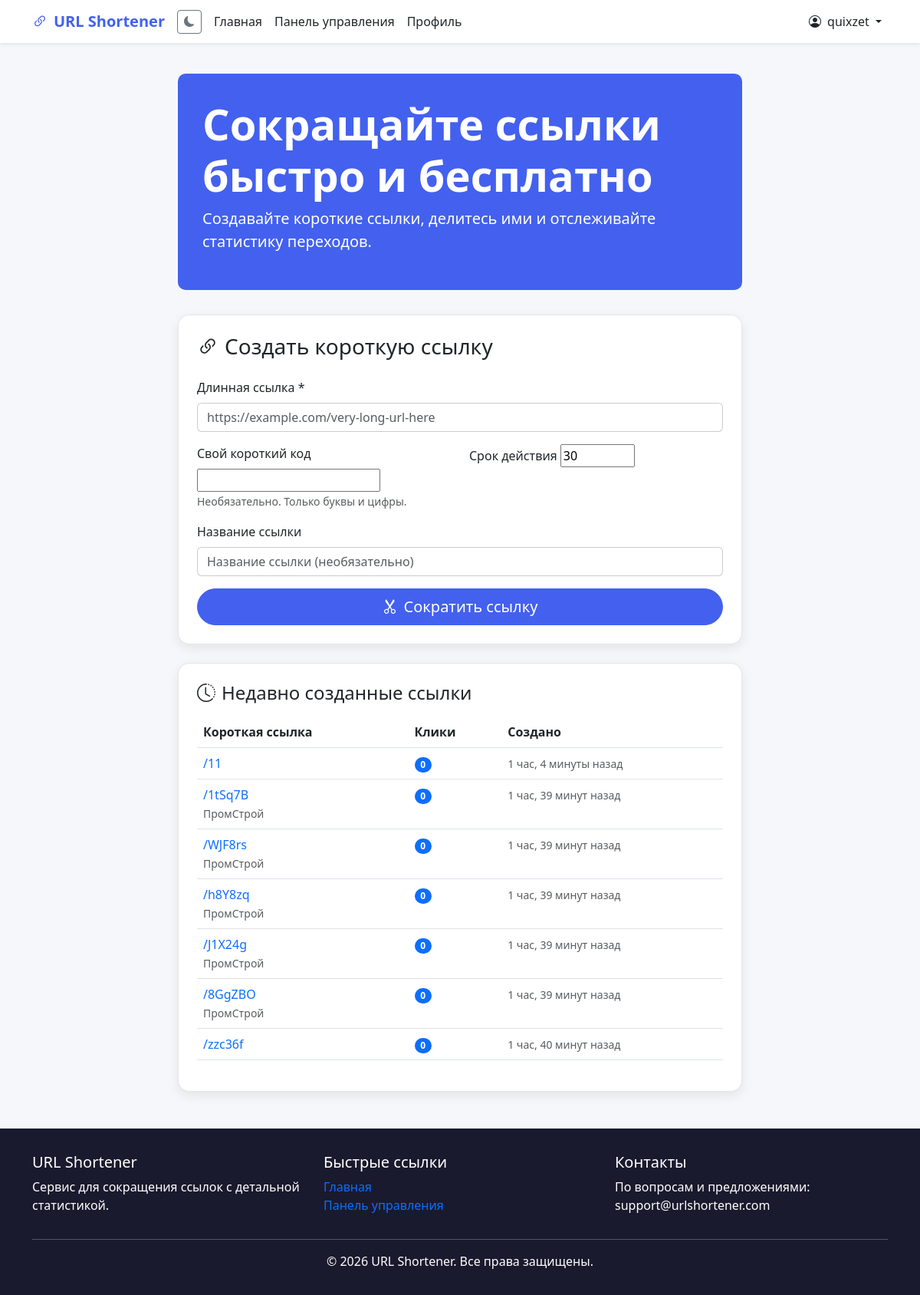
The app's page / (signed in) with its own data.
### shortener/models.py (models this page shows, shortened)
class ShortenedURL(models.Model):
    original_url = models.URLField(max_length=2000, verbose_name="Оригинальный URL")
    short_code = models.CharField(max_length=20, unique=True, verbose_name="Короткий код")
    title = models.CharField(max_length=200, blank=True, verbose_name="Название ссылки")
    description = models.TextField(blank=True, verbose_name="Описание")
    created_at = models.DateTimeField(auto_now_add=True, verbose_name="Создано")
    updated_at = models.DateTimeField(auto_now=True, verbose_name="Обновлено")
    expires_at = models.DateTimeField(null=True, blank=True, verbose_name="Истекает")
    click_count = models.PositiveIntegerField(default=0, verbose_name="Кликов")
    last_clicked = models.DateTimeField(null=True, blank=True, verbose_name="Последний клик")
    user = models.ForeignKey(User, on_delete=models.CASCADE, null=True, blank=True,
                            verbose_name="Пользователь", related_name='shortened_urls')
    is_active = models.BooleanField(default=True, verbose_name="Активна")
    password = models.CharField(max_length=100, blank=True, verbose_name="Пароль (опционально)")
    is_private = models.BooleanField(default=False, verbose_name="Приватная ссылка")
    tags = models.CharField(max_length=200, blank=True, verbose_name="Теги (через запятую)")
    qr_code = models.ImageField(upload_to='qr_codes/', null=True, blank=True, verbose_name="QR код")
    class Meta:
        verbose_name = "Сокращенная ссылка"
        verbose_name_plural = "Сокращенные ссылки"
        ordering = ['-created_at']
        indexes = [
            models.Index(fields=['short_code']),
            models.Index(fields=['user', 'created_at']),
            models.Index(fields=['is_active', 'expires_at']),
        ]
    def get_short_url(self, request=None):
        if request:
            return request.build_absolute_uri(f'/{self.short_code}')
        return f'/{self.short_code}'

### shortener/views.py (the view)
# urls.py: path('', views.home, name='home'),
def home(request):
    context = {
        'theme': get_user_theme(request)
    }
    if request.method == 'POST':
        if request.user.is_authenticated and hasattr(request.user, 'profile') and request.user.profile.show_advanced_options:
            form = AdvancedURLShortenForm(request.POST)
        else:
            form = URLShortenForm(request.POST)
        if form.is_valid():
            shortened_url = form.save(user=request.user if request.user.is_authenticated else None)
            if QRCODE_AVAILABLE:
                try:
                    qr = qrcode.make(shortened_url.get_short_url(request))
                    buffer = BytesIO()
                    qr.save(buffer, format='PNG')
                    shortened_url.qr_code.save(
                        f'qr_{shortened_url.short_code}.png',
                        ContentFile(buffer.getvalue()),
                        save=True
                    )
                except Exception as e:
                    print(f"Ошибка генерации QR кода: {e}")
            context['shortened_url'] = shortened_url
            context['full_short_url'] = shortened_url.get_short_url(request)
            messages.success(request, 'Ссылка успешно создана!')
    else:
        if request.user.is_authenticated and hasattr(request.user, 'profile') and request.user.profile.show_advanced_options:
            form = AdvancedURLShortenForm()
        else:
            form = URLShortenForm()
    public_urls = ShortenedURL.objects.filter(
        is_private=False,
        is_active=True,
        expires_at__gt=timezone.now()
    ).order_by('-created_at')[:10]
    context['form'] = form
    context['public_urls'] = public_urls
    return render(request, 'shortener/home.html', context)

### shortener/views.py (called while the page is built)
def get_user_theme(request):
    if request.user.is_authenticated:
        try:
            profile = UserProfile.objects.get(user=request.user)
            if profile.theme == 'auto':
                if 'dark' in request.META.get('HTTP_SEC_CH_UA_MODE', ''):
                    return 'dark'
                return 'light'
            return profile.theme
        except UserProfile.DoesNotExist:
            pass
    return 'light'

### shortener/templates/shortener/home.html (shortened to what this page needs)
{% extends 'base.html' %}
{% block content %}
<div class="row">
    <div class="col-lg-8 mx-auto">
        <div class="hero-section">
            <h1 class="display-4 fw-bold">Сокращайте ссылки быстро и бесплатно</h1>
            <p class="lead">Создавайте короткие ссылки, делитесь ими и отслеживайте статистику переходов.</p>
        </div>
        <div class="card p-4 mb-4">
            <h3 class="mb-4">
                <i class="bi bi-link-45deg me-2"></i>Создать короткую ссылку
            </h3>
            <form method="post" id="shortenForm">
                <div class="mb-3">
                    <label for="{{ form.original_url.id_for_label }}" class="form-label">Длинная ссылка *</label>
                    {{ form.original_url }}
                </div>
                <div class="row">
                    <div class="col-md-6 mb-3">
                        <label for="{{ form.custom_code.id_for_label }}" class="form-label">Свой короткий код</label>
                        {{ form.custom_code }}
                        <small class="form-text text-muted">Необязательно. Только буквы и цифры.</small>
                    </div>
                    <div class="col-md-6 mb-3">
                        <label for="{{ form.expiry_days.id_for_label }}" class="form-label">Срок действия</label>
                        {{ form.expiry_days }}
                    </div>
                </div>
                {% if form.title %}
                <div class="mb-3">
                    <label for="{{ form.title.id_for_label }}" class="form-label">Название ссылки</label>
                    {{ form.title }}
                </div>
                {% endif %}
                <div class="d-grid gap-2">
                    <button type="submit" class="btn btn-primary btn-lg">
                        <i class="bi bi-scissors me-2"></i>Сократить ссылку
                    </button>
                </div>
            </form>
        </div>
        {% if public_urls %}
        <div class="card p-4">
            <h4 class="mb-3">
                <i class="bi bi-clock-history me-2"></i>Недавно созданные ссылки
            </h4>
            <div class="table-responsive">
                <table class="table table-hover">
                    <thead>
                        <tr>
                            <th>Короткая ссылка</th>
                            <th>Клики</th>
                            <th>Создано</th>
                        </tr>
                    </thead>
                    <tbody>
                        {% for url in public_urls %}
                        <tr>
                            <td>
                                <a href="{{ url.get_short_url }}" target="_blank" class="text-decoration-none">
                                    /{{ url.short_code }}
                                </a>
                                {% if url.title %}
                                <br><small class="text-muted">{{ url.title|truncatechars:30 }}</small>
                                {% endif %}
                            </td>
                            <td>
                                <span class="badge bg-primary rounded-pill">{{ url.click_count }}</span>
                            </td>
                            <td>
                                <small class="text-muted">{{ url.created_at|timesince }} назад</small>
                            </td>
                        </tr>
                        {% endfor %}
                    </tbody>
                </table>
            </div>
        </div>
        {% endif %}
    </div>
</div>
{% endblock %}

### shortener/templates/base.html (shortened to what this page needs)
<!DOCTYPE html>
<html lang="ru" data-bs-theme="light">
<head>
    <link href="https://cdn.jsdelivr.net/npm/bootstrap@5.3.0/dist/css/bootstrap.min.css" rel="stylesheet">
    <link rel="stylesheet" href="https://cdn.jsdelivr.net/npm/bootstrap-icons@1.10.0/font/bootstrap-icons.css">
</head>
<body>
    <nav class="navbar navbar-expand-lg navbar-light shadow-sm">
        <div class="container">
            <a class="navbar-brand" href="{% url 'home' %}">
                <i class="bi bi-link-45deg me-2"></i>URL Shortener
            </a>
            <button class="btn btn-sm btn-outline-secondary me-2" id="themeToggle">
                <i class="bi bi-moon-fill"></i>
            </button>
            <div class="collapse navbar-collapse" id="navbarNav">
                <ul class="navbar-nav me-auto">
                    <li class="nav-item">
                        <a class="nav-link" href="{% url 'home' %}">Главная</a>
                    </li>
                    {% if user.is_authenticated %}
                    <li class="nav-item">
                        <a class="nav-link" href="{% url 'dashboard' %}">Панель управления</a>
                    </li>
                    <li class="nav-item">
                        <a class="nav-link" href="{% url 'user_profile' %}">Профиль</a>
                    </li>
                    {% endif %}
                </ul>
                <ul class="navbar-nav">
                    {% if user.is_authenticated %}
                    <li class="nav-item dropdown">
                        <a class="nav-link dropdown-toggle" href="#" role="button" data-bs-toggle="dropdown">
                            <i class="bi bi-person-circle me-1"></i> {{ user.username }}
                        </a>
                    </li>
                    {% endif %}
                </ul>
            </div>
        </div>
    </nav>
    <main class="container my-4 flex-grow-1">
        {% block content %}{% endblock %}
    </main>
    <footer>
        <div class="container">
            <div class="row">
                <div class="col-md-4">
                    <h5>URL Shortener</h5>
                    <p>Сервис для сокращения ссылок с детальной статистикой.</p>
                </div>
                <div class="col-md-4">
                    <h5>Быстрые ссылки</h5>
                    <ul class="list-unstyled">
                        <li><a href="{% url 'home' %}" class="text-decoration-none footer-link">Главная</a></li>
                        {% if user.is_authenticated %}
                        <li><a href="{% url 'dashboard' %}" class="text-decoration-none footer-link">Панель управления</a></li>
                        {% else %}
                        <li><a href="{% url 'register' %}" class="text-decoration-none footer-link">Регистрация</a></li>
                        {% endif %}
                    </ul>
                </div>
                <div class="col-md-4">
                    <h5>Контакты</h5>
                    <p>По вопросам и предложениями: support@urlshortener.com</p>
                </div>
            </div>
            <hr>
            <div class="text-center">
                <p class="mb-0">&copy; {% now "Y" %} URL Shortener. Все права защищены.</p>
            </div>
        </div>
    </footer>
</body>
</html>

### shortener/templates/base.html (style rules this page uses)
:root { --primary-color: #4361ee; --secondary-color: #3f37c9; --success-color: #4cc9f0; --dark-color: #1a1a2e; --light-color: #f8f9fa; }
[data-bs-theme="light"] { --bg-color: #f5f7fb; --text-color: #212529; --card-bg: #ffffff; --hero-bg: var(--primary-color); --hero-text: #ffffff; --footer-bg: var(--dark-color); --footer-text: #ffffff; --navbar-bg: #ffffff; }
body { font-family: 'Segoe UI', Tahoma, Geneva, Verdana, sans-serif; background-color: var(--bg-color); color: var(--text-color); min-height: 100vh; display: flex; flex-direction: column; }
.navbar { background-color: var(--navbar-bg) !important; box-shadow: 0 2px 4px rgba(0,0,0,0.1); }
.navbar-brand { font-weight: 700; color: var(--primary-color) !important; }
.navbar-nav .nav-link { color: var(--text-color) !important; }
.hero-section { background-color: var(--hero-bg) !important; color: var(--hero-text) !important; padding: 2rem !important; border-radius: 10px; margin-bottom: 2rem; }
.card { background-color: var(--card-bg); color: var(--text-color); border-radius: 15px; border: 1px solid rgba(0,0,0,0.1); box-shadow: 0 5px 15px rgba(0,0,0,0.08); transition: transform 0.3s ease; margin-bottom: 1.5rem; }
.btn-primary { background-color: var(--primary-color); border-color: var(--primary-color); padding: 0.5rem 2rem; border-radius: 50px; }
footer { margin-top: auto; padding: 2rem 0; background-color: var(--footer-bg) !important; color: var(--footer-text) !important; }
.form-control, .form-select { background-color: var(--card-bg); color: var(--text-color); border-color: rgba(0,0,0,0.2); }
.table { color: var(--text-color); }
.badge { color: #fff; }

### records on screen
ShortenedURL: short_code "11", click_count "0", created_at "1 час, 4 минуты"
ShortenedURL: short_code "1tSq7B", title "ПромСтрой", click_count "0", created_at "1 час, 39 минут"
ShortenedURL: short_code "WJF8rs", title "ПромСтрой", click_count "0", created_at "1 час, 39 минут"
ShortenedURL: short_code "h8Y8zq", title "ПромСтрой", click_count "0", created_at "1 час, 39 минут"
ShortenedURL: short_code "J1X24g", title "ПромСтрой", click_count "0", created_at "1 час, 39 минут"
ShortenedURL: short_code "8GgZBO", title "ПромСтрой", click_count "0", created_at "1 час, 39 минут"
ShortenedURL: short_code "zzc36f", click_count "0", created_at "1 час, 40 минут"

### other values on screen
{{ user.username }} "quixzet"
